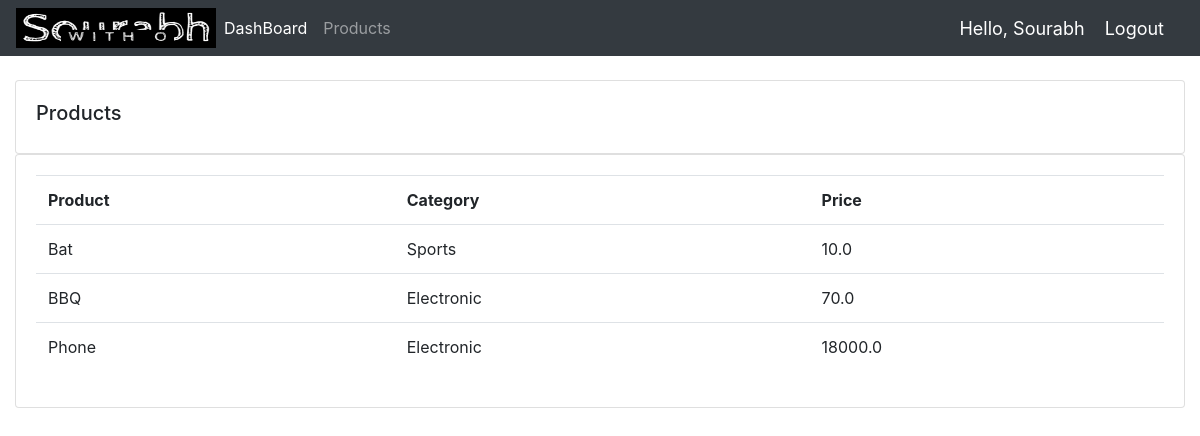
Screenshot of /products/ (signed in) with the database file from the repository.
### accounts/models.py (models this page shows, shortened)
class Product(models.Model):
    CATEGORY=(
        ('Electronic','Electronic'),
        ('Decor','Decor'),
        ('Sports','Sports'),
        ('Artistic','Artistic'),
    )
    name=models.CharField(max_length=200,null=True)
    price=models.FloatField(null=True)
    category=models.CharField(max_length=200,null=True,choices=CATEGORY)
    description=models.CharField(max_length=200,null=True,blank=True)
    date_added=models.DateTimeField(auto_now_add=True,null=True)
    tags=models.ManyToManyField(Tag)

### accounts/decorators.py (the view)
		def wrapper_func(request, *args, **kwargs):
			group = None
			if request.user.groups.exists():
				group = request.user.groups.all()[0].name
			if group in allowed_roles:
				return view_func(request, *args, **kwargs)
			else:
				return HttpResponse('You are not authorized to view this page')

### accounts/views.py (called while the page is built)
@login_required(login_url='login')
@allowed_users(allowed_roles=['admin'])
def products(request):
	products = Product.objects.all()
	return render(request, 'accounts/products.html', {'products':products})

### accounts/templates/accounts/products.html
{%  extends 'accounts/main.html' %}
{% block content %}
		<br>
		<div class="row">
			<div class="col-md">
				<div class="card card-body">
					<h5>Products</h5>
				</div>
				<div class="card card-body">
					<table class="table">
						<tr>
							<th>Product</th>
							<th>Category</th>
							<th>Price</th>
						</tr>
						{% for i in products %}
							<tr>
								<td>{{i.name}}</td>
								<td>{{i.category}}</td>
								<td>{{i.price}}</td>
							</tr>
						{% endfor %}
					</table>
				</div>
			</div>
		</div>
{% endblock content %}

### accounts/templates/accounts/navbar.html (shortened to what this page needs)
{%load static%}
<nav class="navbar navbar-expand-lg navbar-dark bg-dark">
    <img src="{% static '/images/logo.png'%}" width="200" height="40"/>
    <div class="collapse navbar-collapse" id="navbarNav">
      <ul class="navbar-nav">
        {% if request.user.is_staff %}
        <li class="nav-item active">
          <a class="nav-link" href="{% url 'home'%}">DashBoard<span class="sr-only">(current)</span></a>
        </li>
        <li class="nav-item">
          <a class="nav-link" href="{% url 'products'%}">Products</a>
        </li>
        {% else %}
        <li class="nav-item">
          <a class="nav-link" href="{% url 'account' %}">Settings</a>
        </li>
        {% endif %}
      </ul>
    </div>
    <span class="hello-msg">Hello, {{request.user}}</span>
  <span ><a  class="hello-msg" href="{% url 'logout' %}">Logout</a></span>
  </nav>

### accounts/templates/accounts/navbar.html (style rules this page uses)
.hello-msg { font-size: 18px; color: #fff; margin-right: 20px; }

### rows the page displays
Product: name "Bat", category "Sports", price "10.0"
Product: name "BBQ", category "Electronic", price "70.0"
Product: name "Phone", category "Electronic", price "18000.0"

### other values shown
{{ request.user }} "Sourabh"
